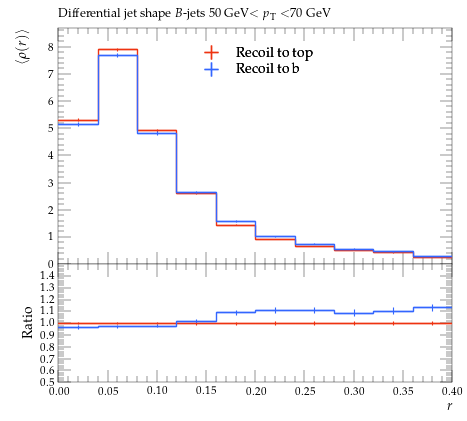

Write Python code to recreate this figure.
#! /usr/bin/env python

# This Python script was auto-generated using YODA v2.0.2.
# Analysis object: /MC_HFDECAYS/avg_B_jet_rho_50_70
# Timestamp: 31-07-2026 (13:13:52)

import matplotlib as mpl
import matplotlib.pyplot as plt
mpl.use('Agg') # comment out for interactive use
import os
import numpy as np

plotDir = os.path.split(os.path.realpath(__file__))[0]
if 'YODA_USER_PLOT_PATH' in globals():
    plot_outdir = globals()['YODA_USER_PLOT_PATH']
else:
    plot_outdir = plotDir

#plot style
plt.style.use(os.path.join(plotDir, '../default.mplstyle'))
# plot metadata
figW, figH = plt.rcParams['figure.figsize']
ax_xLabel = r'$r$'
ax_yLabel = r'$\langle\rho(r)\rangle$'
ax_title  = r'Differential jet shape $B$-jets 50 GeV$<p_\mathrm{T}<$70 GeV'
ax_xScale = 'linear'
ax_yScale = 'linear'
xLims = (0.0, 0.4)
yLims = (0.0, 8.6939083)

# TeX-friendly labels for the legend
labels = {
    'legend' : ([ r"Recoil to top", r"Recoil to b" ], r""),
}

# Adjust canvas width and height
canvasW = 10.0
canvasH = 9.0
figW *= canvasW/10.
figH *= canvasH/9.

# Create figure and axis objects
fig, (ax, ratio0_ax) = plt.subplots(2, 1, sharex=True,
                  figsize=(figW,figH), gridspec_kw={'height_ratios': (6.0, 3.0)})

# Set figure margins
plt.subplots_adjust(
    left   = 1.0 * plt.rcParams['figure.subplot.left'],
    right  = 1.0 * plt.rcParams['figure.subplot.right'],
    top    = 1.0 * plt.rcParams['figure.subplot.top'],
    bottom = 1.0 * plt.rcParams['figure.subplot.bottom'])

ratio0_ax.yaxis.set_major_locator(mpl.ticker.MultipleLocator(0.1))
ratio0_ax.set_ylim(0.5, 1.4999)
ratio0_ax.set_ylabel('Ratio')

# the numerical data is stored in a separate file
dataf = dict()
prefix = os.path.split(__file__)[0]
if prefix:    prefix = prefix + '/'
exec(open(prefix+'avg_B_jet_rho_50_70__data.py').read(), dataf)


legend_handles = dict() # keep track of handles for the legend

# style options for curves
# starts at zorder>=5 to draw curve on top of legend
styles = {
  'recoil_t': {
    'color' : '#EE3311',
    'linestyle' : '-',
    'linewidth' : 1,
    'marker' : 'none',
    'markersize' : 2,
    'capsize' : 0.0,
    'zorder' : 5,
    'histstyle' : 1,
    'drawstyle' : 'steps-pre',
    'xerrorbars' : 1,
    'yerrorbars' : 1,
    'fillcolor' : None,
    'fillopacity' : 1.0,
    'ratio0_linestyle' : '-',
    'ratio0_linewidth' : 1,
    'ratio0_marker' : 'none',
    'ratio0_markersize' : 2,
    'ratio0_capsize' : 0.0,
    'ratio0_zorder' : 5,
    'ratio0_histstyle' : 1,
    'ratio0_drawstyle' : 'steps-pre',
    'ratio0_xerrorbars' : 1,
    'ratio0_yerrorbars' : 1,
  },
  'recoil_b': {
    'color' : '#3366FF',
    'linestyle' : '-',
    'linewidth' : 1,
    'marker' : 'none',
    'markersize' : 2,
    'capsize' : 0.0,
    'zorder' : 6,
    'histstyle' : 1,
    'drawstyle' : 'steps-pre',
    'xerrorbars' : 1,
    'yerrorbars' : 1,
    'fillcolor' : None,
    'fillopacity' : 1.0,
    'ratio0_linestyle' : '-',
    'ratio0_linewidth' : 1,
    'ratio0_marker' : 'none',
    'ratio0_markersize' : 2,
    'ratio0_capsize' : 0.0,
    'ratio0_zorder' : 6,
    'ratio0_histstyle' : 1,
    'ratio0_drawstyle' : 'steps-pre',
    'ratio0_xerrorbars' : 1,
    'ratio0_yerrorbars' : 1,
  },
}

# curve from input yoda files in main panel
for label, yvals in dataf['yvals'].items():
    if all(np.isnan(v) for v in dataf['yvals'][label]):
        continue
    tmp = None
    if styles[label]['histstyle']: # draw as histogram
        xpos = dataf['xedges'][label] if styles[label]['drawstyle'] else dataf['xpoints'][label]
        ypos = np.insert(yvals, 0, yvals[0]) if styles[label]['drawstyle'] else yvals
        if styles[label]['fillcolor']: # fill area below curve
            ax.fill_between(xpos, ypos, step='pre',
                            color=styles[label]['fillcolor'],
                            alpha=styles[label]['fillopacity'])
        tmp, = ax.plot(xpos, ypos,
                       color=styles[label]['color'],
                       linestyle=styles[label]['linestyle'],
                       linewidth=styles[label]['linewidth'],
                       drawstyle=styles[label]['drawstyle'], solid_joinstyle='miter',
                       zorder=styles[label]['zorder'], label=label)
    tmp = ax.errorbar(dataf['xpoints'][label], yvals,
                      xerr=np.array(dataf['xerrs'][label])*styles[label]['xerrorbars'],
                      yerr=np.array(dataf['yerrs'][label])*styles[label]['yerrorbars'],
                      fmt=styles[label]['marker'], capsize=styles[label]['capsize'],
                      markersize=styles[label]['markersize'],
                      ecolor=styles[label]['color'],
                      color=styles[label]['color'], zorder=styles[label]['zorder'])
    tmp[-1][0].set_linestyle(styles[label]['linestyle'])
    tmp[-1][0].set_linewidth(styles[label]['linewidth'])
    if label in dataf['add_legend_handle']:  legend_handles[label] = tmp
    for varLabel in dataf['variation_yvals'].keys():
        if varLabel.startswith(label):
            tmp, = ax.plot(dataf['xedges'][label], dataf['variation_yvals'][varLabel],
                           color=styles[label]['color'],
                           linestyle=styles[label]['linestyle'],
                           linewidth=styles[label]['linewidth'],
                           drawstyle='steps-pre', solid_joinstyle='miter',
                           zorder=styles[label]['zorder'], alpha=0.5)


# plots on ratio panel
# curve from input yoda files in ratio panel
for label, yvals in dataf['ratio0_yvals'].items():
    if all(np.isnan(v) for v in yvals):
        continue
    if styles[label]['ratio0_histstyle']: # plot as histogram
        xpos = dataf['xedges']['recoil_t'] if styles[label]['ratio0_drawstyle'] else dataf['xpoints']['recoil_t']
        ypos = np.insert(yvals, 0, yvals[0]) if styles[label]['ratio0_drawstyle'] else yvals
        ratio0_ax.plot(xpos, ypos,
                       color=styles[label]['color'],
                       linewidth=styles[label]['linewidth'],
                       linestyle=styles[label]['ratio0_linestyle'],
                       drawstyle=styles[label]['ratio0_drawstyle'], zorder=styles[label]['zorder'],
                       solid_joinstyle='miter')
    tmp = ratio0_ax.errorbar(dataf['xpoints']['recoil_t'], yvals,
                             xerr=np.array(dataf['ref_xerrs'])*styles[label]['ratio0_xerrorbars'],
                             yerr=np.array(dataf['ratio0_yerrs'][label])*styles[label]['ratio0_yerrorbars'],
                             fmt=styles[label]['ratio0_marker'], capsize=styles[label]['ratio0_capsize'],
                             markersize=styles[label]['ratio0_markersize'],
                             ecolor=styles[label]['color'],
                             color=styles[label]['color'])
    tmp[-1][0].set_linestyle(styles[label]['ratio0_linestyle'])
    tmp[-1][0].set_linewidth(styles[label]['ratio0_linewidth'])

    for varlabel in dataf['ratio0_variation_vals'].keys():
        if varlabel.startswith(label):
            ratio0_ax.plot(dataf['xedges']['recoil_t'],
                            dataf['ratio0_variation_vals'][varlabel],
                            color=styles[label]['color'],
                            linestyle=styles[label]['linestyle'],
                            linewidth=styles[label]['linewidth'],
                            drawstyle='steps-pre', solid_joinstyle='miter',
                            zorder=1, alpha=0.5)

legend_items = list(legend_handles.values())
ax.add_artist(ax.legend(legend_items,
                        labels['legend'][0],
                        title=labels['legend'][1],
                        alignment='left',
                        loc='upper center',
                        bbox_to_anchor=(0.5, 0.97)))

# set plot metadata as defined above
ratio0_ax.set_xlabel(ax_xLabel)
ratio0_ax.xaxis.set_label_coords(1., -0.15)
ax.set_ylabel(ax_yLabel, ha='right', va='top')
ax.yaxis.set_label_coords(-0.11, 1.0)
ax.set_title(ax_title, loc='left')
ax.set_xscale(ax_xScale)
ax.set_yscale(ax_yScale)
ax.set_xlim(xLims)
ax.set_ylim(yLims)

# tick formatting
plt.rcParams['xtick.top'] = True
plt.rcParams['ytick.right'] = True
fig.align_ylabels((ax, ratio0_ax))
plt.savefig(os.path.join(plot_outdir, 'avg_B_jet_rho_50_70.pdf'), format='PDF')
plt.savefig(os.path.join(plot_outdir, 'avg_B_jet_rho_50_70.png'), format='PNG')

plt.close(fig)
